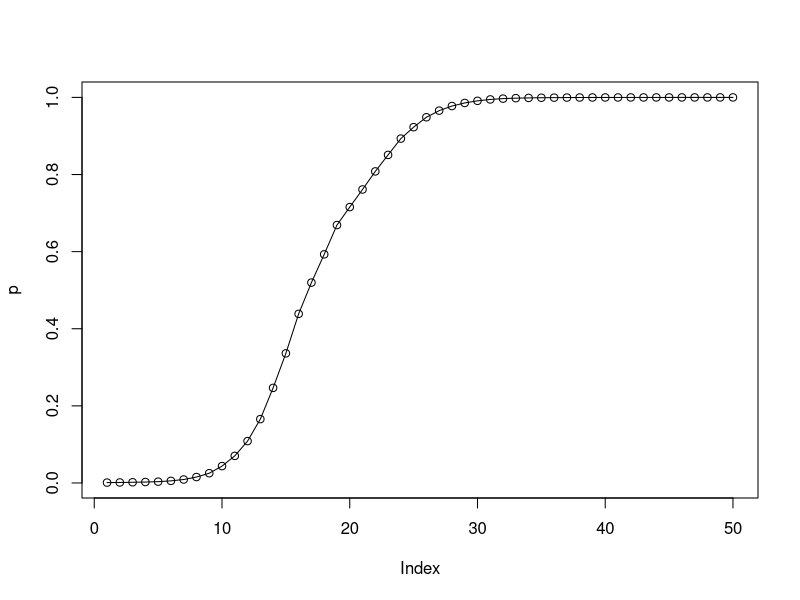
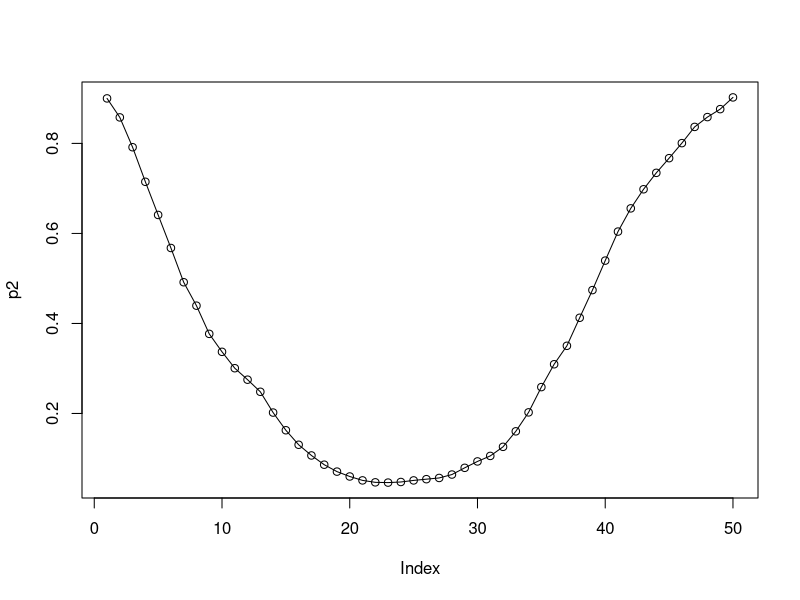
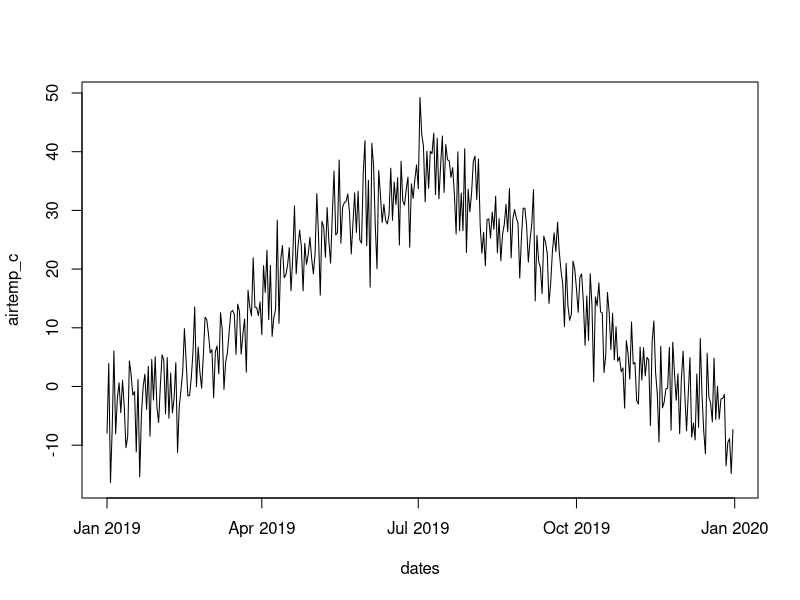
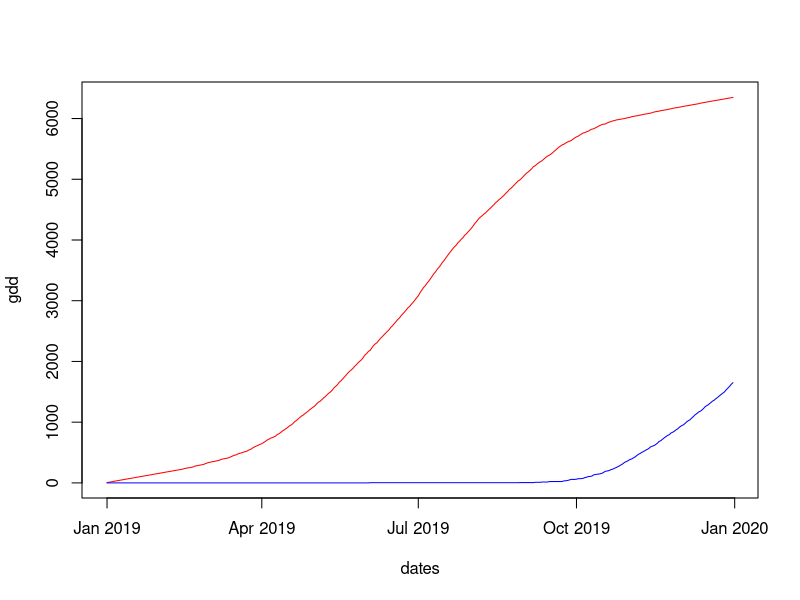
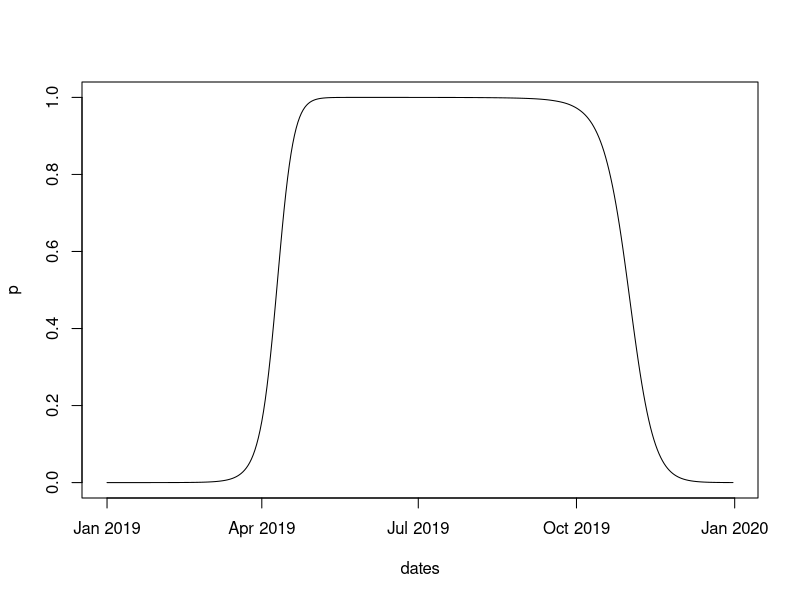
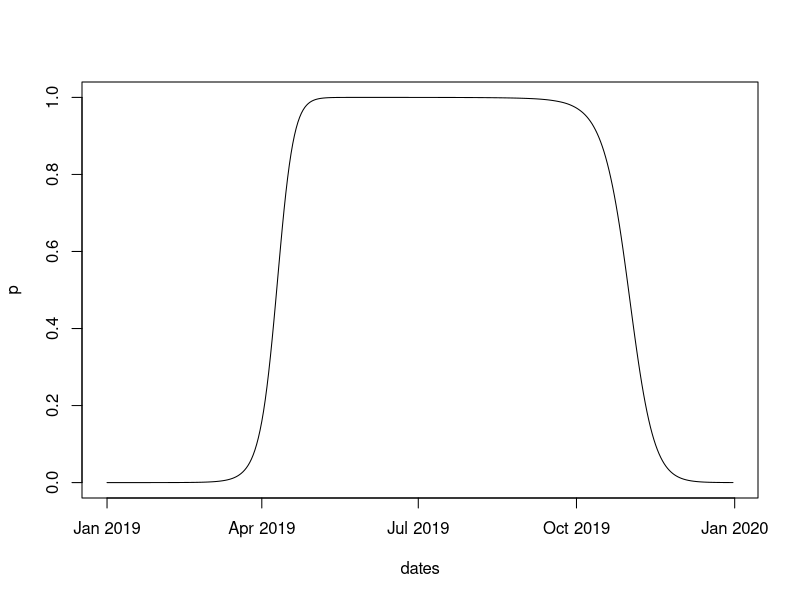
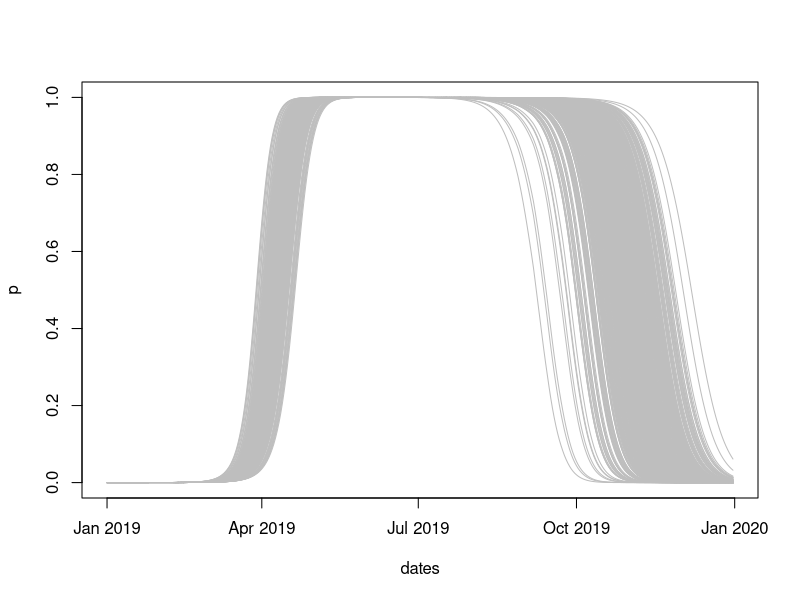

The R source for these figures, in order:
#' Dynamic logistic growth model
#'
#' @param p Population at current time step
#' @param r Population growth rate
#' @param k Carrying capacity
#' @return Population at next time step
logistic_growth <- function(p, r, k) {
  (k * p * exp(r)) / (k + p * (exp(r) - 1))
}

# Example simulation: growth
nt <- 50
p <- numeric(nt)
r <- numeric(nt)
k <- 1
p[1] <- 0.001
r[1] <- 0.3
for (i in seq(2, nt)) {
  p[i] <- logistic_growth(p[i-1], r[i-1], k)
  r[i] <- abs(rnorm(1, r[i - 1], 0.05))
}
plot(p, type = "o")

# Example simulation: decay
p2 <- numeric(nt)
r2 <- numeric(nt)
p2[1] <- 0.9
r2[1] <- -0.4
for (i in seq(2, nt)) {
  p2[i] <- logistic_growth(p2[i-1], r2[i-1], 1)
  r2[i] <- rnorm(1, r2[i-1], 0.05)
}
plot(p2, type = "o")

# Simulate some air temperatures
nd <- 365
airtemp_c <- 20 * sin(seq(0, 2 * pi, len = nd) - pi/2) + 15 + rnorm(nd, 0, 5)
dates <- seq.Date(as.Date("2019-01-01"), as.Date("2019-12-31"), "days")
plot(dates, airtemp_c, type = "l")

gdd <- cumsum(pmax(airtemp_c, 5))
cdd_raw <- pmax(20 - airtemp_c, 0)
cdd_raw[0:150] <- 0
cdd <- cumsum(cdd_raw)
plot(dates, gdd, type = "l", col = "red")
lines(dates, cdd, type = "l", col = "blue")

# Scale growth and decay rates
rgreen <- sqrt(gdd) / 140
rsen <- -(cdd)^(1/6) / 20

# Single simulation of combined phenology model
pgreen <- numeric(nd)
psen <- numeric(nd)
pgreen[1] <- 1e-5
psen[1] <- 1 - 1e-5
for (i in seq(2, nd)) {
  pgreen[i] <- logistic_growth(pgreen[i-1], rgreen[i], k)
  psen[i] <- logistic_growth(psen[i-1], rsen[i], k)
}
p <- pmin(pgreen, psen)
plot(dates, p, type = "l")

# Alternate implementation: Switch phases
p <- numeric(nd)
pgreen <- 1e-5
psen <- 1 - 1e-5
p[1] <- pgreen
greenup <- TRUE
for (i in seq(2, nd)) {
  if (greenup) {
    r <- rgreen[i]
  } else {
    r <- rsen[i]
  }
  p[i] <- logistic_growth(p[i-1], r, k)
  # Swtich phases when we flatten out near 1
  if (greenup && p[i] > 0.9 && abs(p[i] - p[i-1]) < 1e-5) {
    greenup <- FALSE
    message("Switch to senescence, step ", i)
    p[i] <- psen
  }
  # Switch back when we flatten out near 0 (for multi-year simulations)
  if (!greenup && p[i] < 0.1 && abs(p[i] - p[i-1]) < 1e-5) {
    greenup <- TRUE
    message("Switch to greenup, step ", i)
    p[i] <- pgreen
  }
}
plot(dates, p, type = 'l')

# Ensemble simulation
nsamp <- 500
# Some variation around greenup rate-temperature relationship
rgreen <- matrix(numeric(), nd, nsamp)
rgreen_t <- rnorm(nsamp, 140, 10)
rsen_t <- rnorm(nsamp, 20, 3)
rsen <- matrix(numeric(), nd, nsamp)
for (i in seq_len(nsamp)) {
  rgreen[,i] <- sqrt(gdd) / rgreen_t[i]
  rsen[,i] <- -(cdd)^(1/6) / rsen_t[i]
}

pgreen <- 1e-5
psen <- 1 - 1e-5
p <- matrix(numeric(), nd, nsamp)
p[1,] <- pgreen
greenup <- rep(TRUE, nsamp)
r <- numeric(nsamp)
for (i in seq(2, nd)) {
  r[greenup] <- rgreen[i, greenup]
  r[!greenup] <- rsen[i, !greenup]
  p[i,] <- logistic_growth(p[i-1,], r, k)
  # Swtich phases when we flatten out near 1
  for (s in seq_len(nsamp)) {
    if (greenup[s] && p[i,s] > 0.9 && abs(p[i,s] - p[i-1,s]) < 1e-4) {
      greenup[s] <- FALSE
      p[i,s] <- psen
    }
  }
}
matplot(dates, p, type = 'l', lty = "solid", col = "gray")
